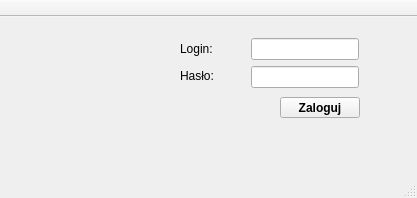
<?xml version="1.0" encoding="UTF-8"?>
<ui version="4.0">
 <class>MainWindow</class>
 <widget class="QMainWindow" name="MainWindow">
  <property name="enabled">
   <bool>true</bool>
  </property>
  <property name="geometry">
   <rect>
    <x>0</x>
    <y>0</y>
    <width>417</width>
    <height>198</height>
   </rect>
  </property>
  <property name="windowTitle">
   <string>Logowanie</string>
  </property>
  <widget class="QWidget" name="centralWidget">
   <widget class="QLineEdit" name="login">
    <property name="geometry">
     <rect>
      <x>251</x>
      <y>21</y>
      <width>108</width>
      <height>22</height>
     </rect>
    </property>
   </widget>
   <widget class="QLineEdit" name="haslo">
    <property name="geometry">
     <rect>
      <x>251</x>
      <y>49</y>
      <width>108</width>
      <height>22</height>
     </rect>
    </property>
    <property name="echoMode">
     <enum>QLineEdit::Password</enum>
    </property>
   </widget>
   <widget class="QLabel" name="label">
    <property name="geometry">
     <rect>
      <x>180</x>
      <y>22</y>
      <width>47</width>
      <height>20</height>
     </rect>
    </property>
    <property name="text">
     <string>Login:</string>
    </property>
   </widget>
   <widget class="QLabel" name="label_2">
    <property name="geometry">
     <rect>
      <x>180</x>
      <y>49</y>
      <width>47</width>
      <height>20</height>
     </rect>
    </property>
    <property name="text">
     <string>Hasło:</string>
    </property>
   </widget>
   <widget class="QPushButton" name="logowanie">
    <property name="geometry">
     <rect>
      <x>280</x>
      <y>80</y>
      <width>80</width>
      <height>21</height>
     </rect>
    </property>
    <property name="font">
     <font>
      <weight>75</weight>
      <bold>true</bold>
     </font>
    </property>
    <property name="text">
     <string>Zaloguj</string>
    </property>
    <property name="default">
     <bool>false</bool>
    </property>
   </widget>
   <widget class="QLabel" name="komunikat">
    <property name="geometry">
     <rect>
      <x>30</x>
      <y>100</y>
      <width>211</width>
      <height>41</height>
     </rect>
    </property>
    <property name="baseSize">
     <size>
      <width>0</width>
      <height>0</height>
     </size>
    </property>
    <property name="font">
     <font>
      <weight>75</weight>
      <bold>true</bold>
     </font>
    </property>
    <property name="text">
     <string/>
    </property>
   </widget>
  </widget>
  <widget class="QMenuBar" name="menuBar">
   <property name="geometry">
    <rect>
     <x>0</x>
     <y>0</y>
     <width>417</width>
     <height>20</height>
    </rect>
   </property>
  </widget>
  <widget class="QToolBar" name="mainToolBar">
   <property name="enabled">
    <bool>false</bool>
   </property>
   <property name="movable">
    <bool>false</bool>
   </property>
   <property name="allowedAreas">
    <set>Qt::NoToolBarArea</set>
   </property>
   <attribute name="toolBarArea">
    <enum>TopToolBarArea</enum>
   </attribute>
   <attribute name="toolBarBreak">
    <bool>false</bool>
   </attribute>
  </widget>
  <widget class="QStatusBar" name="statusBar"/>
 </widget>
 <layoutdefault spacing="6" margin="11"/>
 <resources/>
 <connections/>
</ui>
